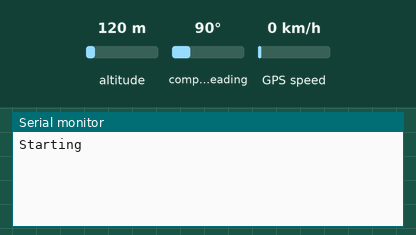
A sketch run on a simulated Arduino Uno, built with avr-gcc and run on an emulated ATmega328P. Shown: the last lines printed to the serial monitor. The inputs (shaded band) are chosen by the test bench; at power-on: altitude 120 m, compass heading 90°, GPS speed 0 km/h. The GPS gets a fix after 3 s at 37.7749, -122.4194 with 8 satellites.

Above: at 1.2 s.
1.3 s: altitude set to 20 m
At 3.5 s:
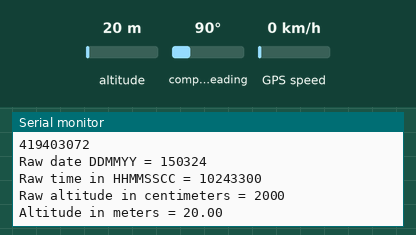
4.5 s: altitude set to 250 m
At 5.8 s:
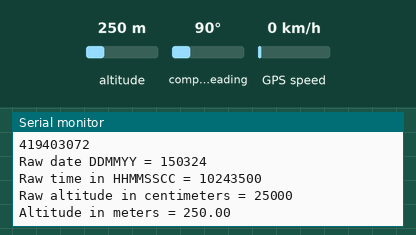
Timing chart, 0 to 7.5 s (numbered marks = the images above; inputs shaded):
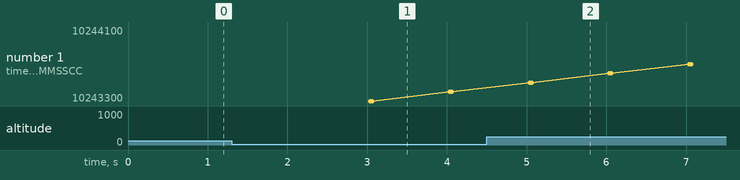

The sketch:

neo6m_gps_test.ino
```cpp
#include <TinyGPSPlus.h>
#include <SoftwareSerial.h>

// The TinyGPSPlus object
TinyGPSPlus gps;

// The serial connection to the GPS device
SoftwareSerial gpsSerial(4, 3);

void setup() {
  Serial.begin(115200);
  gpsSerial.begin(4800);
  Serial.println(F("Starting"));
}

void loop() {
  while (gpsSerial.available() > 0) {
    gps.encode(gpsSerial.read());
    if (gps.location.isUpdated()) {
      // Latitude in degrees (double)
      Serial.print("Latitude= ");
      Serial.print(gps.location.lat(), 6);
      // Longitude in degrees (double)
      Serial.print(" Longitude= ");
      Serial.println(gps.location.lng(), 6);

      // Raw latitude in whole degrees
      Serial.print("Raw latitude = ");
      Serial.print(gps.location.rawLat().negative ? "-" : "+");
      Serial.println(gps.location.rawLat().deg);
      // ... and billionths (u16/u32)
      Serial.println(gps.location.rawLat().billionths);

      // Raw longitude in whole degrees
      Serial.print("Raw longitude = ");
      Serial.print(gps.location.rawLng().negative ? "-" : "+");
      Serial.println(gps.location.rawLng().deg);
      // ... and billionths (u16/u32)
      Serial.println(gps.location.rawLng().billionths);

      // Raw date in DDMMYY format (u32)
      Serial.print("Raw date DDMMYY = ");
      Serial.println(gps.date.value());

      // Raw time in HHMMSSCC format (u32)
      Serial.print("Raw time in HHMMSSCC = ");
      Serial.println(gps.time.value());

      // Hour (0-23) (u8)
      // Serial.print("Hour = ");
      // Serial.println(gps.time.hour());
      // // Minute (0-59) (u8)
      // Serial.print("Minute = ");
      // Serial.println(gps.time.minute());
      // // Second (0-59) (u8)
      // Serial.print("Second = ");
      // Serial.println(gps.time.second());

      // Raw altitude in centimeters (i32)
      Serial.print("Raw altitude in centimeters = ");
      Serial.println(gps.altitude.value());
      // Altitude in meters (double)
      Serial.print("Altitude in meters = ");
      Serial.println(gps.altitude.meters());
    }
  }
}
```

Measured:
- after the input at 1.3 s, the serial monitor: prints a new line after 1.7 s (image 1)
- after the input at 4.5 s, the serial monitor: prints a new line after 0.54 s (image 2)
